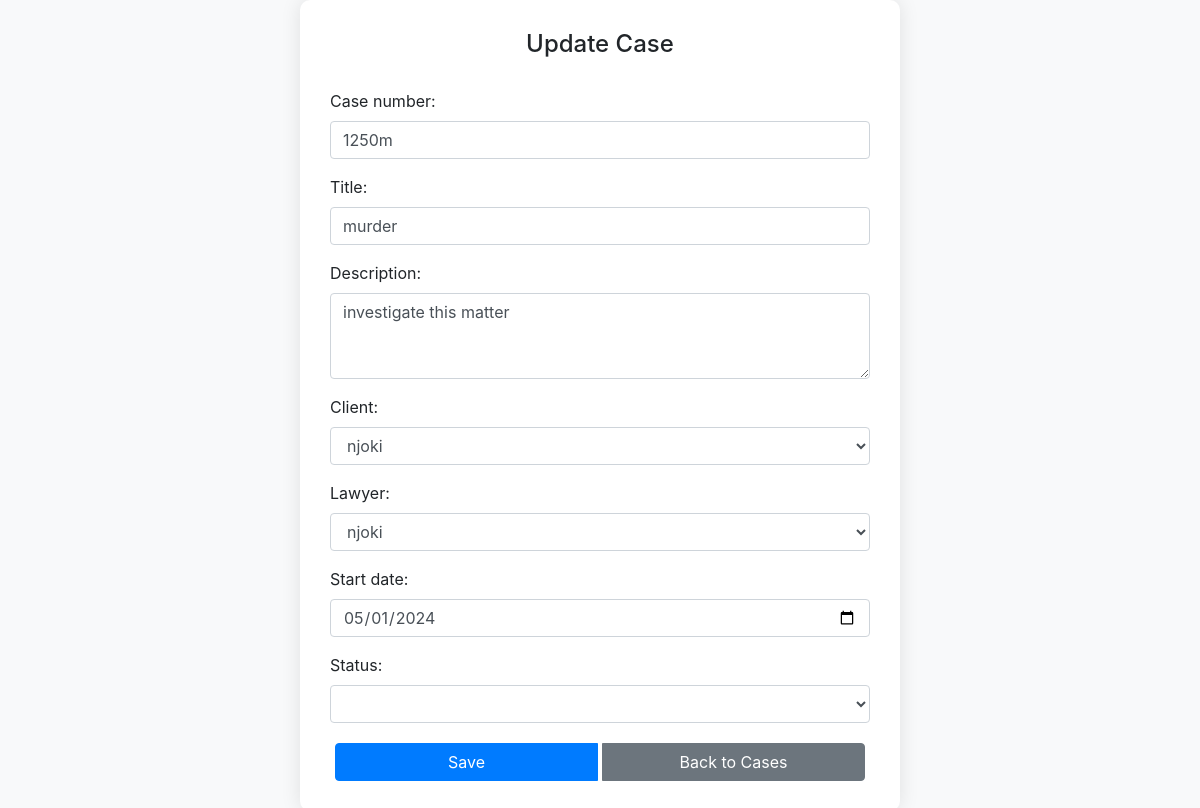
/cases/5/update/ (signed in), run on the app's committed database.
### legal_services/models.py (models this page shows, shortened)
class Case(models.Model):
    case_number = models.CharField(max_length=20, unique=True)
    title = models.CharField(max_length=255)
    description = models.TextField()
    client = models.ForeignKey(Client, on_delete=models.CASCADE)
    lawyer = models.ForeignKey(Lawyer, on_delete=models.CASCADE)
    start_date = models.DateField()
    end_date = models.DateField(null=True, blank=True)
    status = models.CharField(max_length=50)

### legal_services/views.py (the view)
# urls.py: path('cases/<int:pk>/update/', views.case_update, name='case_update'),
@login_required
def case_update(request, pk):
    case = get_object_or_404(Case, pk=pk)
    if request.method == 'POST':
        form = CaseForm(request.POST, instance=case)
        if form.is_valid():
            form.save()
            return redirect('case_list')
    else:
        form = CaseForm(instance=case)
    return render(request, 'legal_services/case_form.html', {'form': form})

### legal_services/forms.py
class CaseForm(forms.ModelForm):
    class Meta:
        model = Case
        fields = ['case_number', 'title', 'description', 'client', 'lawyer', 'start_date', 'status']
        widgets = {
            'case_number': forms.TextInput(attrs={'class': 'form-control'}),
            'title': forms.TextInput(attrs={'class': 'form-control'}),
            'description': forms.Textarea(attrs={'class': 'form-control', 'rows': 3}),
            'client': forms.Select(attrs={'class': 'form-control'}),
            'lawyer': forms.Select(attrs={'class': 'form-control'}),
            'start_date': forms.DateInput(attrs={'class': 'form-control', 'type': 'date'}),
            'status': forms.Select(attrs={'class': 'form-control'}),
        }

### legal_services/models.py (called while the page is built)
    def __str__(self):
        return self.user.username

    def __str__(self):
        return self.user.username

### legal_services/templates/legal_services/case_form.html (shortened to what this page needs)
<!DOCTYPE html>
<html>
<head>
    <link href="https://stackpath.bootstrapcdn.com/bootstrap/4.5.2/css/bootstrap.min.css" rel="stylesheet">
</head>
<body>
    <div class="form-container">
        <h1>{% if form.instance.pk %}Update{% else %}Create{% endif %} Case</h1>
        <form method="post">
            {{ form.as_p }}
            <div class="btn-group">
                <button type="submit" class="btn btn-primary">Save</button>
                <a href="{% url 'case_list' %}" class="btn btn-secondary">Back to Cases</a>
            </div>
        </form>
    </div>
</body>
</html>

### legal_services/templates/legal_services/case_form.html (style rules this page uses)
body { display: flex; justify-content: center; align-items: center; min-height: 100vh; background-color: #f8f9fa; }
.form-container { max-width: 600px; width: 100%; padding: 30px; background: white; border-radius: 10px; box-shadow: 0 0 20px rgba(0, 0, 0, 0.1); }
.form-container h1 { margin-bottom: 30px; font-size: 24px; text-align: center; }
.btn-group { display: flex; justify-content: space-between; margin-top: 20px; }
.btn-group .btn { flex: 1; margin: 0 5px; }

### data on the page
Case: case_number "1250m", title "murder", description "investigate this matter", client "njoki", lawyer "njoki", start_date "05/01/2024"
